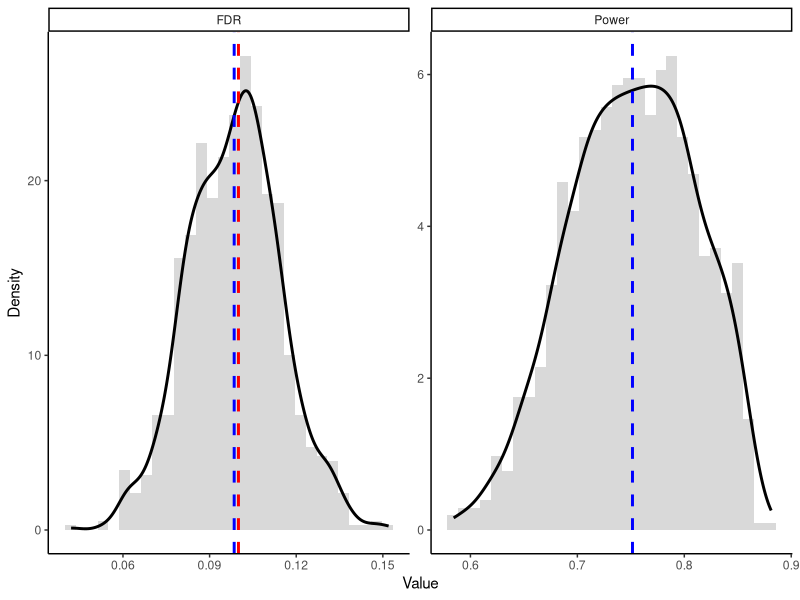

Generate this figure with R:
# packages
library(mgcv)
library(ggplot2)
library(flexmix)
library(MASS)
library(ranger)

# --- Functions ---
generate_data <- function(n) {
  G <- sample(0:3, size = n, replace = TRUE,
              prob = c(0.05, 0.35, 0.25, 0.35))
  W <- rnorm(n)
  
  mu <- rep(NA, n)
  sigma <- rep(NA, n)
  
  mu[G == 0] <- 5.0 + 0.1 * W[G == 0]
  sigma[G == 0] <- 0.5
  
  mu[G == 1] <- 2.4 + 0.1 * W[G == 1]
  sigma[G == 1] <- 3
  
  mu[G == 2] <- 1.0 + 0.1 * W[G == 2]
  sigma[G == 2] <- 0.25
  
  mu[G == 3] <- -0.5 + 0.1 * W[G == 3]
  sigma[G == 3] <- 1.0
  
  Y <- mu + sigma * rnorm(n)
  
  data.frame(G = factor(G), W = W, mu = mu, sigma = sigma, y = Y)
}

calc_score <- function(df, m_mu, m_sigma, c_val) {
  ## estimated mean
  pred_mu <- predict(m_mu, newdata = df)
  
  ## estimated sigma
  #log_var_hat <- as.numeric(predict(m_sigma, newdata = df))
  #pred_sigma <- sqrt(pmax(exp(log_var_hat), 1e-4))
  pred_sigma <- pmax(predict(m_sigma, df), 0.01)
  
  ## Sheridan score
  score <- (pred_mu - c_val) / pred_sigma
  
  return(score)
}

calc_score_t <- function(df, m_mu, sigma_hat_table, c_val) {
  ## estimated mean
  pred_mu <- predict(m_mu, newdata = df)
  
  ## estimated sigma by group
  pred_sigma <- sigma_hat_table[as.character(df$G)]
  pred_sigma <- pmax(pred_sigma, 1e-2)
  
  ## Sheridan score
  score <- (pred_mu - c_val) / pred_sigma
  
  return(score)
}

set.seed(2026)

n <- 5000
c_threshold <- 0
alpha <- 0.1
delta <- 1
n_sim <- 1000

results <- matrix(0, n_sim, 2)
colnames(results) <- c("FDR","Power")
pb <- txtProgressBar(min = 0, max = n_sim, style = 3)

system.time({
  for(sim in 1:n_sim){
    # --- Data Generation ---
    data <- generate_data(n)
    
    # --- Data Splitting ---
    idx <- sample(1:n)
    d_train <- data[idx[1:(n/4)], ]
    d_var   <- data[idx[(n/4+1):(n/2)], ]
    d_cal   <- data[idx[(n/2+1):(3*n/4)], ]
    d_test  <- data[idx[(3*n/4+1):n], ]
    
    # --- First Stage: Linear prediction model ---
    model_mu <- lm(y ~ G+W, data = d_train)
    
    # --- Second Stage: Sigma model ---
    d_var$resid <- d_var$y - predict(model_mu, newdata = d_var)
    #table
    #sigma_hat_table <- tapply(d_var$resid^2, d_var$G, mean)
    #sigma_hat_table <- sqrt(sigma_hat_table)
    
    #sigma_model
    #d_var$log_resid2 <- log(d_var$resid^2 + 1e-4)
    #model_sigma <- lm(log_resid2 ~ G + W, data = d_var[,c("G","W","log_resid2")])
    d_var$abs_resid <- abs(d_var$resid)
    model_sigma <- lm(abs_resid ~ G + W, data = d_var[,c("G","W","abs_resid")])
    
    # --- Third Stage: Sheridan scores (S = (mu - c) / sigma) ---
    #table
    #d_cal$S <- calc_score_t(d_cal, model_mu, sigma_hat_table, c_threshold)
    #d_test$S <- calc_score_t(d_test, model_mu, sigma_hat_table, c_threshold)
    #sigma_model
    d_cal$S <- calc_score(d_cal, model_mu, model_sigma, c_threshold)
    d_test$S <- calc_score(d_test, model_mu, model_sigma, c_threshold)
    
    # --- Fourth Stage: FDR control ---
    # sort by score (descending)
    ord <- order(d_cal$S, decreasing = TRUE)
    S_sorted <- d_cal$S[ord]
    y_sorted <- d_cal$y[ord]
    
    # indicator of false alarm
    false_alarm <- (y_sorted <= c_threshold)
    
    # cumulative sums
    cum_selected <- seq_along(S_sorted)
    cum_false <- cumsum(false_alarm)+delta
    
    # estimated FDR
    est_fdr <- cum_false / pmax(cum_selected, 1) ###
    
    valid <- which(est_fdr <= alpha)
    if(length(valid) == 0){
      best_t <- Inf
    } else {
      best_t <- S_sorted[max(valid)]
    }
    
    # --- Evaluation ---
    selected_idx <- which(d_test$S >= best_t)
    actual_y <- d_test$y[selected_idx] # "y" of selected data
    FDR <- sum(actual_y <= c_threshold) / max(length(selected_idx),1) # test set FDR
    true_idx <- which(d_test$y > c_threshold)
    Power <- sum(actual_y > c_threshold) / max(length(true_idx),1)
    
    results[sim,] <- c(FDR, Power)
    setTxtProgressBar(pb, sim)
  }
})
close(pb)
results <- as.data.frame(results)

## PLOT
df_plot <- rbind(
  data.frame(value = results$FDR, type = "FDR"),
  data.frame(value = results$Power, type = "Power")
)
mean_fdr <- mean(results$FDR)
mean_power <- mean(results$Power)
vlines <- data.frame(
  type = c("FDR", "FDR", "Power"),
  x = c(alpha, mean_fdr, mean_power),
  label = c("alpha", "mean_fdr", "mean_power"),
  color = c("red", "blue", "blue")
)
ggplot(df_plot, aes(x = value)) +
  
  geom_histogram(aes(y = after_stat(density)),
                 bins = 30,
                 fill = "grey70",
                 color = NA,
                 alpha = 0.5) +
  
  geom_density(linewidth = 1) +
  
  geom_vline(data = vlines,
             aes(xintercept = x, color = color),
             linetype = "dashed",
             linewidth = 1,
             show.legend = FALSE) +
  
  facet_wrap(~type, scales = "free") +
  
  scale_color_identity() +
  
  labs(x = "Value", y = "Density") +
  
  theme_classic()

## SAVE DATA
saveRDS(
  list(
    FDR = results$FDR,
    Power = results$Power
  ),
  file = "Sheridan_sim2.rds"
)

cat("--- Selection with Sheridan Scores Results ---\n")
cat("We want to select Y >= ", c_threshold, ".\n")
cat("Alpha:", alpha, "\n")
cat("Replicate:", n_sim, "\n")
cat("Average Empirical FDR:", round(mean(results$FDR), 4), "\n")
cat("Average Empirical Power:", round(mean(results$Power), 4), "\n")

#data$mu<-2*data$x1+data$x2
#data$sigma<-exp(0.3*data$x3)
#range(data$mu)
#range(data$sigma)
